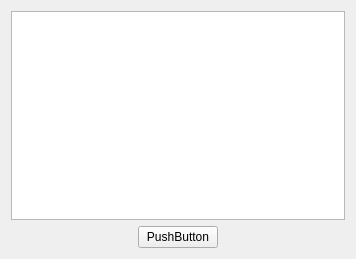
<?xml version="1.0" encoding="UTF-8"?>
<ui version="4.0">
 <class>Widget</class>
 <widget class="QWidget" name="Widget">
  <property name="geometry">
   <rect>
    <x>0</x>
    <y>0</y>
    <width>356</width>
    <height>259</height>
   </rect>
  </property>
  <property name="windowTitle">
   <string>Widget</string>
  </property>
  <layout class="QHBoxLayout" name="horizontalLayout_2">
   <item>
    <layout class="QVBoxLayout" name="verticalLayout">
     <item>
      <widget class="QTableWidget" name="tableWidget"/>
     </item>
     <item>
      <layout class="QHBoxLayout" name="horizontalLayout">
       <item>
        <spacer name="horizontalSpacer">
         <property name="orientation">
          <enum>Qt::Horizontal</enum>
         </property>
         <property name="sizeHint" stdset="0">
          <size>
           <width>148</width>
           <height>20</height>
          </size>
         </property>
        </spacer>
       </item>
       <item>
        <widget class="QPushButton" name="pushButton">
         <property name="text">
          <string>PushButton</string>
         </property>
        </widget>
       </item>
       <item>
        <spacer name="horizontalSpacer_2">
         <property name="orientation">
          <enum>Qt::Horizontal</enum>
         </property>
         <property name="sizeHint" stdset="0">
          <size>
           <width>148</width>
           <height>20</height>
          </size>
         </property>
        </spacer>
       </item>
      </layout>
     </item>
    </layout>
   </item>
  </layout>
 </widget>
 <resources/>
 <connections/>
</ui>
